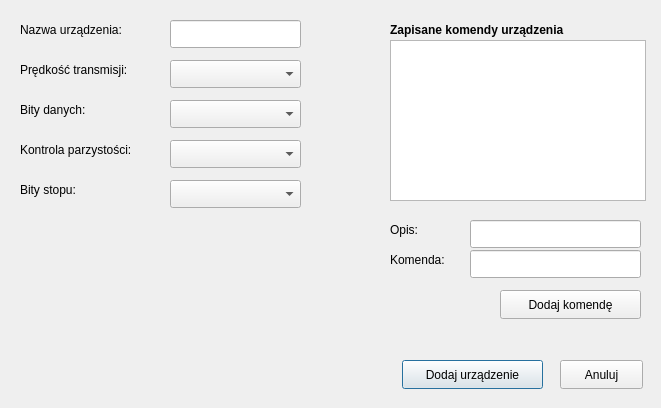
<?xml version="1.0" encoding="UTF-8"?>
<ui version="4.0">
 <class>add_divice_form</class>
 <widget class="QDialog" name="add_divice_form">
  <property name="geometry">
   <rect>
    <x>0</x>
    <y>0</y>
    <width>661</width>
    <height>408</height>
   </rect>
  </property>
  <property name="windowTitle">
   <string>Dodaj urządzenie</string>
  </property>
  <widget class="QPushButton" name="addDiviceButton">
   <property name="geometry">
    <rect>
     <x>402</x>
     <y>360</y>
     <width>141</width>
     <height>29</height>
    </rect>
   </property>
   <property name="text">
    <string>Dodaj urządzenie</string>
   </property>
  </widget>
  <widget class="QPushButton" name="cancelButton">
   <property name="geometry">
    <rect>
     <x>560</x>
     <y>360</y>
     <width>83</width>
     <height>29</height>
    </rect>
   </property>
   <property name="text">
    <string>Anuluj</string>
   </property>
  </widget>
  <widget class="QLineEdit" name="divNameEdit">
   <property name="enabled">
    <bool>true</bool>
   </property>
   <property name="geometry">
    <rect>
     <x>170</x>
     <y>20</y>
     <width>131</width>
     <height>28</height>
    </rect>
   </property>
   <property name="readOnly">
    <bool>false</bool>
   </property>
  </widget>
  <widget class="QLabel" name="stopBitLabel">
   <property name="geometry">
    <rect>
     <x>20</x>
     <y>180</y>
     <width>131</width>
     <height>20</height>
    </rect>
   </property>
   <property name="text">
    <string>Bity stopu:</string>
   </property>
  </widget>
  <widget class="QLabel" name="parityLabel">
   <property name="geometry">
    <rect>
     <x>20</x>
     <y>140</y>
     <width>141</width>
     <height>20</height>
    </rect>
   </property>
   <property name="text">
    <string>Kontrola parzystości:</string>
   </property>
  </widget>
  <widget class="QLabel" name="speedTransLabel">
   <property name="geometry">
    <rect>
     <x>20</x>
     <y>60</y>
     <width>131</width>
     <height>20</height>
    </rect>
   </property>
   <property name="text">
    <string>Prędkość transmisji:</string>
   </property>
  </widget>
  <widget class="QLabel" name="divNameLabel">
   <property name="geometry">
    <rect>
     <x>20</x>
     <y>20</y>
     <width>131</width>
     <height>20</height>
    </rect>
   </property>
   <property name="text">
    <string>Nazwa urządzenia:</string>
   </property>
  </widget>
  <widget class="QComboBox" name="parityCombo">
   <property name="geometry">
    <rect>
     <x>170</x>
     <y>140</y>
     <width>131</width>
     <height>28</height>
    </rect>
   </property>
  </widget>
  <widget class="QLabel" name="bitLabel">
   <property name="geometry">
    <rect>
     <x>20</x>
     <y>100</y>
     <width>131</width>
     <height>20</height>
    </rect>
   </property>
   <property name="text">
    <string>Bity danych:</string>
   </property>
  </widget>
  <widget class="QTableWidget" name="commandTableWidget">
   <property name="geometry">
    <rect>
     <x>390</x>
     <y>40</y>
     <width>256</width>
     <height>161</height>
    </rect>
   </property>
   <property name="font">
    <font>
     <pointsize>10</pointsize>
     <bold>false</bold>
    </font>
   </property>
  </widget>
  <widget class="QPushButton" name="addCommandButton">
   <property name="geometry">
    <rect>
     <x>500</x>
     <y>290</y>
     <width>141</width>
     <height>29</height>
    </rect>
   </property>
   <property name="text">
    <string>Dodaj komendę</string>
   </property>
  </widget>
  <widget class="QLineEdit" name="commandDescEdit">
   <property name="geometry">
    <rect>
     <x>470</x>
     <y>220</y>
     <width>171</width>
     <height>28</height>
    </rect>
   </property>
   <property name="readOnly">
    <bool>false</bool>
   </property>
  </widget>
  <widget class="QLabel" name="commandDescLabel">
   <property name="geometry">
    <rect>
     <x>390</x>
     <y>220</y>
     <width>71</width>
     <height>20</height>
    </rect>
   </property>
   <property name="text">
    <string>Opis:</string>
   </property>
  </widget>
  <widget class="QLabel" name="commandLabel">
   <property name="geometry">
    <rect>
     <x>390</x>
     <y>250</y>
     <width>81</width>
     <height>20</height>
    </rect>
   </property>
   <property name="text">
    <string>Komenda: </string>
   </property>
  </widget>
  <widget class="QLineEdit" name="commandEdit">
   <property name="geometry">
    <rect>
     <x>470</x>
     <y>250</y>
     <width>171</width>
     <height>28</height>
    </rect>
   </property>
   <property name="readOnly">
    <bool>false</bool>
   </property>
  </widget>
  <widget class="QLabel" name="stopBitLabel_4">
   <property name="geometry">
    <rect>
     <x>390</x>
     <y>20</y>
     <width>211</width>
     <height>20</height>
    </rect>
   </property>
   <property name="font">
    <font>
     <bold>true</bold>
    </font>
   </property>
   <property name="text">
    <string>Zapisane komendy urządzenia</string>
   </property>
  </widget>
  <widget class="QComboBox" name="baudRateCombo">
   <property name="geometry">
    <rect>
     <x>170</x>
     <y>60</y>
     <width>131</width>
     <height>28</height>
    </rect>
   </property>
  </widget>
  <widget class="QComboBox" name="dataBitsCombo">
   <property name="geometry">
    <rect>
     <x>170</x>
     <y>100</y>
     <width>131</width>
     <height>28</height>
    </rect>
   </property>
  </widget>
  <widget class="QComboBox" name="stopBitsCombo">
   <property name="geometry">
    <rect>
     <x>170</x>
     <y>180</y>
     <width>131</width>
     <height>28</height>
    </rect>
   </property>
  </widget>
 </widget>
 <resources/>
 <connections/>
</ui>
